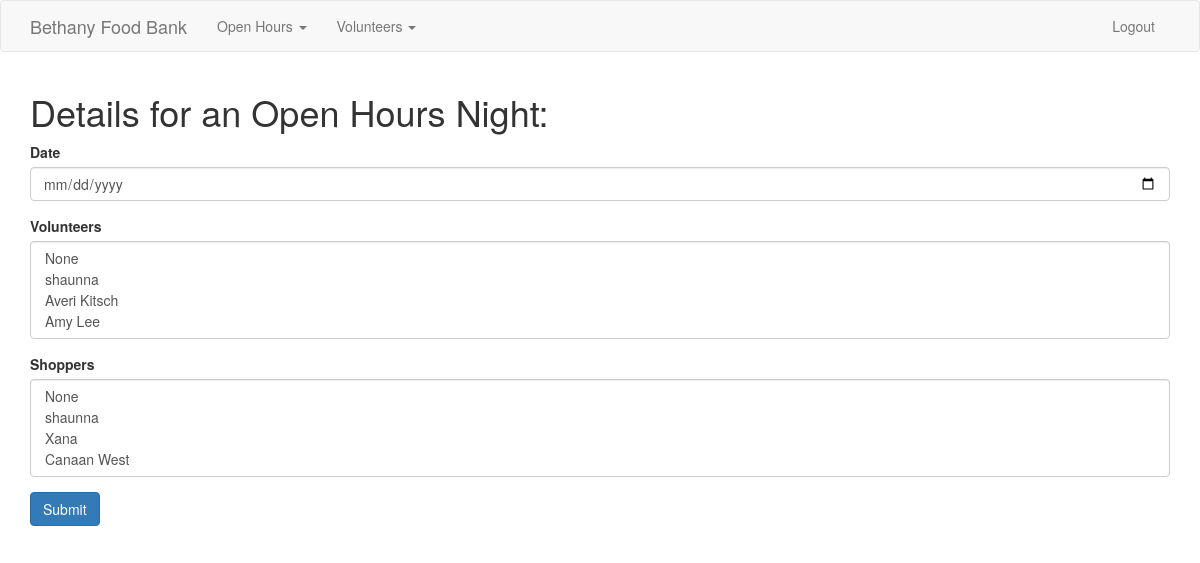
Before: /openhours/6/edit (signed in) with the older database file.
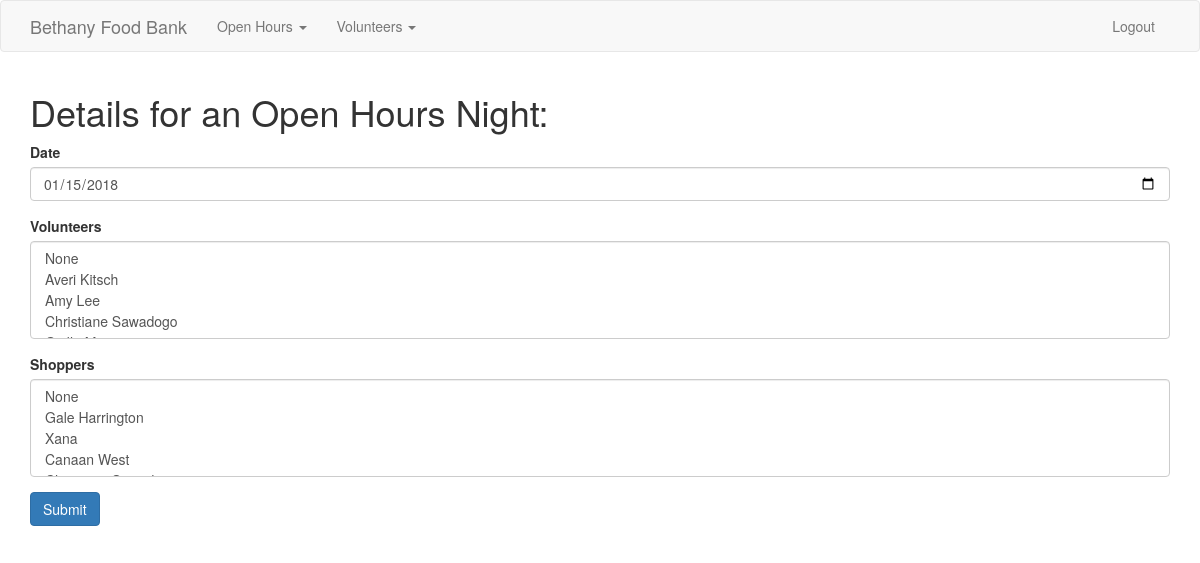
After: the same page with the newer database file.
### app/models.py (models this page shows, shortened)
class Openhour(db.Model):
    id = db.Column(db.Integer(), primary_key=True)
    date = db.Column(db.DateTime(), unique=True)
    posted = db.Column(db.Boolean)
    volunteers = db.relationship('Volunteer', secondary=openhour_volunteers, backref='openhourvols', lazy='dynamic')
    shoppers = db.relationship('Volunteer', secondary=openhour_shoppers, backref='openhourshoppers', lazy='dynamic' )
    notes = db.relationship('Note', backref='openhournotes', lazy=True)

### app/openhours/views.py (the view)
@openhours_blueprint.route('/<string:id>/edit', methods=['GET', 'POST'])
@admin_logged_in
def edit_openhour(id):
    openhour = Openhour.query.get(id)
    form = OpenhourForm(request.form, obj=openhour)
    volunteer_list = [(volunteer.id, volunteer.name) for volunteer in Volunteer.query.filter(Volunteer.role != 'shopper').all()]
    form.volunteers.choices = volunteer_list
    form.volunteers.choices.insert(0, (-1, 'None'))
    shopper_list = [(volunteer.id, volunteer.name) for volunteer in Volunteer.query.filter(Volunteer.role != 'open-hours').all()]
    form.shoppers.choices = shopper_list
    form.shoppers.choices.insert(0, (-1, 'None'))
    if request.method == 'POST' and form.validate():
        openhour.date=form.date.data
        openhour.volunteers = []
        openhour.shoppers = []
        for volunteer in form.volunteers.data:
            if volunteer != -1:
                openhour.volunteers.append(Volunteer.query.get(volunteer))
        for shopper in form.shoppers.data:
            if shopper != -1:
                openhour.shoppers.append(Volunteer.query.get(shopper))
        db.session.commit()
        flash('Information for %s Updated' % openhour.date.strftime('%b %d, %Y'), 'success')
        return redirect(url_for('openhours.index'))
    else:
        return render_template('openhour_form.html', form=form)

### app/forms.py
class OpenhourForm(Form):
    date = DateField('Date', format='%Y-%m-%d')
    volunteers = SelectMultipleField('Volunteers', coerce=int)
    shoppers = SelectMultipleField('Shoppers', coerce=int)

### app/login_helpers.py (called while the page is built)
def admin_logged_in(f):
    @wraps(f)
    def wrap(*args, **kwargs):
        if 'user' in session and session['user']=='admin':
            return f(*args, **kwargs)
        else:
            flash('You must have admin privileges to complete this action', 'danger')
            return redirect(url_for('index'))
    return wrap

### app/openhours/templates/openhour_form.html
{% extends 'layout.html' %}
{% block body %}
  <h1>Details for an Open Hours Night:</h1>
  {% from "includes/_formhelpers.html" import render_field %}
  <form action= "" method="post">
    <div class="form-group">
      {{ render_field(form.date, class_="form-control") }}
    </div>
    <div class="form-group">
      {{ render_field(form.volunteers, class_="form-control") }}
    </div>
    <div class="form-group">
      {{ render_field(form.shoppers, class_="form-control") }}
    </div>
    <p><input type="submit" class="btn btn-primary" value="Submit"></p>
  </form>
{% endblock %}

### app/templates/includes/_formhelpers.html (shortened to what this page needs)
{% macro render_field(field) %}
  {{ field.label }}
  {{ field(**kwargs)|safe }}
{% endmacro %}

Changed rows visible on the page:
added Openhour: date "01/15/2018"
Other visible differences:
form field volunteers: "None / shaunna / Averi Kitsch / Amy Lee" → "None / Averi Kitsch / Amy Lee / Christiane Sawadogo"
form field shoppers: "None / shaunna / Xana / Canaan West" → "None / Gale Harrington / Xana / Canaan West"
